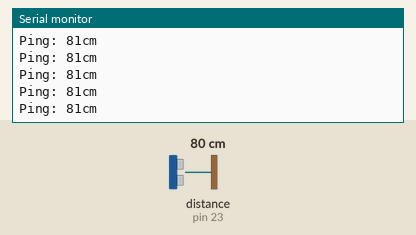
Bench run of a sketch on a simulated Arduino Mega 2560, built with avr-gcc and run on an emulated ATmega2560. On the bench: the last lines printed to the serial monitor. The test bench sets the inputs (shaded band); at power-on: distance to the obstacle (sensor on pin 23) 80 cm. The echo pulse lasts 58.3 µs per cm.

Above: at 1.2 s.
1.3 s: distance to the obstacle (sensor on pin 23) set to 2 cm
At 1.38 s:
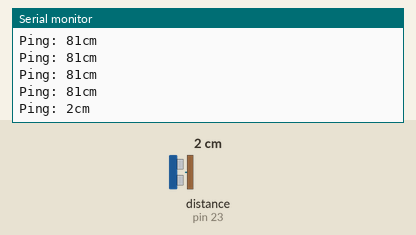
4.3 s: distance to the obstacle (sensor on pin 23) set to 4 cm
At 4.3 s:
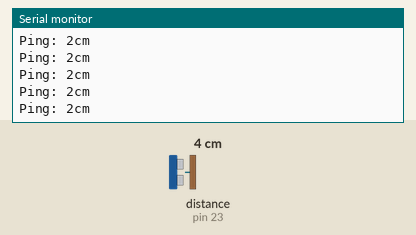
Timing chart, 0 to 7.3 s (numbered marks = the images above; inputs shaded):
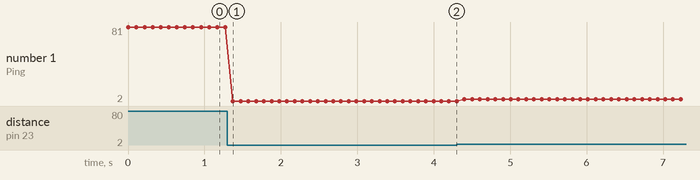

Measured:
- after the input at 1.3 s, the serial monitor: prints a new line after 0.07 s (image 1)
- plotted number 1: 81 → 2 after the input at 1.3 s, 2 → 4 after the input at 4.3 s

The sketch:

Sonar_testing.ino
```cpp
#include <NewPing.h>

const int triggerPin = 22; // digital pin 22
const int echoPin = 23; // digital pin 23
int d;

NewPing sonar(triggerPin, echoPin, 200);

void setup() {
  Serial.begin(9600);
}

void loop() {
  d = sonar.ping();
  Serial.print("Ping: ");
  Serial.print(d/US_ROUNDTRIP_CM);
  Serial.println("cm");
  delay(100);
}
```
